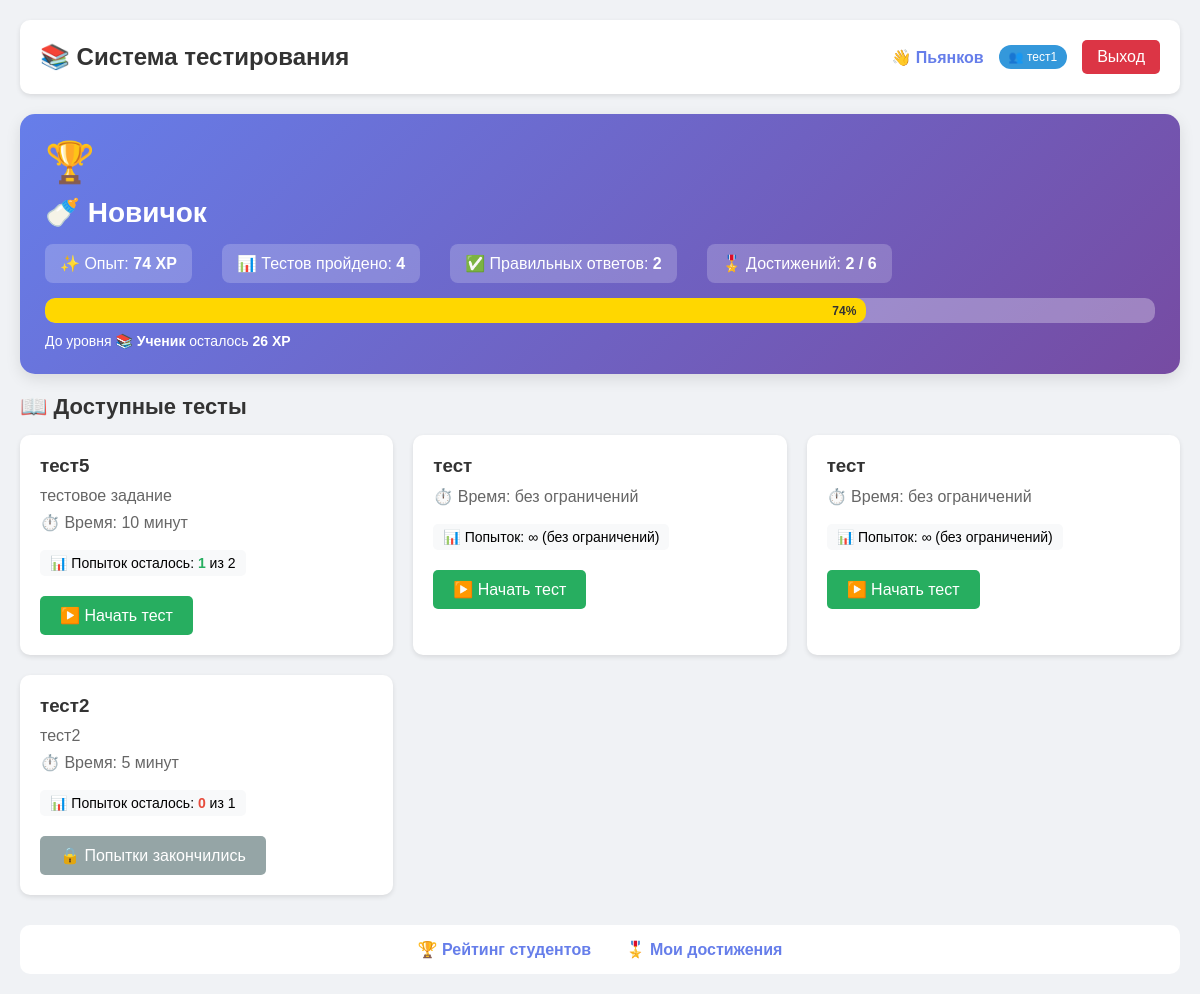
Page /testing_system/student/index.php (signed in) on the committed database.
### tables this page shows
CREATE TABLE `users` (
  `id` int(11) NOT NULL,
  `login` varchar(50) NOT NULL,
  `password_hash` varchar(255) NOT NULL,
  `full_name` varchar(100) NOT NULL,
  `role_id` int(11) DEFAULT '1',
  `current_xp` int(11) DEFAULT '0',
  `current_level_id` int(11) DEFAULT '1',
  `total_tests_passed` int(11) DEFAULT '0',
  `total_correct_answers` int(11) DEFAULT '0',
  `created_at` datetime DEFAULT CURRENT_TIMESTAMP,
  `group_id` int(11) DEFAULT NULL
);

CREATE TABLE `groups` (
  `id` int(11) NOT NULL,
  `name` varchar(100) NOT NULL,
  `description` text,
  `created_by` int(11) DEFAULT NULL,
  `created_at` datetime DEFAULT CURRENT_TIMESTAMP
);

CREATE TABLE `levels` (
  `id` int(11) NOT NULL,
  `level_number` int(11) NOT NULL,
  `level_name` varchar(50) NOT NULL,
  `min_xp` int(11) NOT NULL,
  `icon` varchar(100) DEFAULT NULL
);

CREATE TABLE `tests` (
  `id` int(11) NOT NULL,
  `title` varchar(200) NOT NULL,
  `description` text,
  `created_by` int(11) NOT NULL,
  `created_at` datetime DEFAULT CURRENT_TIMESTAMP,
  `time_limit` int(11) DEFAULT '0',
  `is_active` tinyint(1) DEFAULT '1',
  `max_attempts` int(11) DEFAULT '0',
  `group_id` int(11) DEFAULT NULL
);

### testing_system/includes/auth.php (called while the page is built, shortened)
<?php
function isLoggedIn() {
    return isset($_SESSION['user_id']);
}
function getCurrentUser($pdo) {
    $stmt = $pdo->prepare("SELECT * FROM users WHERE id = ?");
    $stmt->execute([$_SESSION['user_id']]);
    return $stmt->fetch();
}
?>

### testing_system/student/index.php (the view, shortened to what this page needs)
<?php
require_once '../config/database.php';
require_once '../includes/auth.php';
$user = getCurrentUser($pdo);
$stmt = $pdo->prepare("SELECT * FROM levels WHERE min_xp <= ? ORDER BY min_xp DESC LIMIT 1");
$stmt->execute([$user['current_xp']]);
$level = $stmt->fetch();
$stmt = $pdo->prepare("SELECT * FROM levels WHERE min_xp > ? ORDER BY min_xp LIMIT 1");
$stmt->execute([$user['current_xp']]);
$next_level = $stmt->fetch();
$student_group_id = $user['group_id'];
if ($student_group_id) {
    $stmt = $pdo->prepare("
        SELECT * FROM tests
        WHERE is_active = 1
        AND (group_id IS NULL OR group_id = ?)
        ORDER BY created_at DESC
    ");
    $stmt->execute([$student_group_id]);
}
$tests = $stmt->fetchAll();
function getAttemptsCount($pdo, $test_id, $student_id) {
    $stmt = $pdo->prepare("
        SELECT COUNT(*) as attempts_count
        FROM test_attempts
        WHERE test_id = ? AND student_id = ? AND status = 'completed'
    ");
    $stmt->execute([$test_id, $student_id]);
    return $stmt->fetch()['attempts_count'];
}
function canTakeTest($pdo, $test, $student_id) {
    if ($test['max_attempts'] == 0) {
        return true;
    }
    $attempts_done = getAttemptsCount($pdo, $test['id'], $student_id);
    return $attempts_done < $test['max_attempts'];
}
function getRemainingAttempts($pdo, $test, $student_id) {
    if ($test['max_attempts'] == 0) {
        return '∞';
    }
    $attempts_done = getAttemptsCount($pdo, $test['id'], $student_id);
    $remaining = $test['max_attempts'] - $attempts_done;
    return max(0, $remaining);
}
$stmt = $pdo->prepare("SELECT COUNT(*) as earned_count FROM user_achievements WHERE user_id = ?");
$stmt->execute([$_SESSION['user_id']]);
$earned_achievements = $stmt->fetch()['earned_count'];
$stmt = $pdo->query("SELECT COUNT(*) as total_count FROM achievements");
$total_achievements = $stmt->fetch()['total_count'];
?>
<!DOCTYPE html>
<html lang="ru">
<head>
</head>
<body>
    <div class="container">
        <div class="header">
            <h1>📚 Система тестирования</h1>
            <div class="user-info">
                <span class="user-name">👋 <?= htmlspecialchars($user['full_name']) ?></span>
                <?php if ($user['group_id']):
                    $stmt = $pdo->prepare("SELECT name FROM groups WHERE id = ?");
                    $stmt->execute([$user['group_id']]);
                    $group = $stmt->fetch();
                ?>
                    <span class="group-badge">👥 <?= htmlspecialchars($group['name']) ?></span>
                <?php endif; ?>
                <a href="/testing_system/logout.php" class="logout">Выход</a>
            </div>
        </div>
        <div class="level-card">
            <div class="level-icon">🏆</div>
            <h2><?= htmlspecialchars($level['level_name']) ?></h2>
            <div class="stats">
                <div class="stat">✨ Опыт: <strong><?= $user['current_xp'] ?> XP</strong></div>
                <div class="stat">📊 Тестов пройдено: <strong><?= $user['total_tests_passed'] ?></strong></div>
                <div class="stat">✅ Правильных ответов: <strong><?= $user['total_correct_answers'] ?></strong></div>
                <div class="stat">🎖️ Достижений: <strong><?= $earned_achievements ?> / <?= $total_achievements ?></strong></div>
            </div>
            <?php if ($next_level):
                $xp_needed = $next_level['min_xp'] - $user['current_xp'];
                $xp_current = $user['current_xp'] - $level['min_xp'];
                $xp_for_next = $next_level['min_xp'] - $level['min_xp'];
                $percent = ($xp_current / $xp_for_next) * 100;
            ?>
                <div class="progress-bar">
                    <div class="progress-fill" style="width: <?= $percent ?>%;">
                        <?= round($percent) ?>%
                    </div>
                </div>
                <p style="margin-top: 10px; font-size: 14px;">
                    До уровня <strong><?= $next_level['level_name'] ?></strong> осталось <strong><?= $xp_needed ?> XP</strong>
                </p>
            <?php endif; ?>
        </div>
        <h2 class="section-title">📖 Доступные тесты</h2>
        <?php if (empty($tests)): ?>
            <div style="text-align: center; padding: 40px; background: white; border-radius: 10px;">
                <p>📭 Нет доступных тестов</p>
                <p style="color: #666; margin-top: 10px;">Преподаватели ещё не добавили тесты для вашей группы</p>
            </div>
        <?php else: ?>
            <div class="test-grid">
                <?php foreach ($tests as $test):
                    $can_take = canTakeTest($pdo, $test, $_SESSION['user_id']);
                    $remaining = getRemainingAttempts($pdo, $test, $_SESSION['user_id']);
                ?>
                    <div class="test-card">
                        <h3><?= htmlspecialchars($test['title']) ?></h3>
                        <p><?= htmlspecialchars($test['description']) ?></p>
                        <?php if ($test['time_limit'] > 0): ?>
                            <p>⏱️ Время: <?= $test['time_limit'] ?> минут</p>
                        <?php else: ?>
                            <p>⏱️ Время: без ограничений</p>
                        <?php endif; ?>
                        <?php if ($test['max_attempts'] > 0): ?>
                            <div class="attempts-info">
                                📊 Попыток осталось:
                                <span class="<?= $remaining > 0 ? 'attempts-left' : 'attempts-zero' ?>">
                                    <?= $remaining ?>
                                </span>
                                из <?= $test['max_attempts'] ?>
                            </div>
                        <?php else: ?>
                            <div class="attempts-info">📊 Попыток: ∞ (без ограничений)</div>
                        <?php endif; ?>
                        <?php if ($can_take): ?>
                            <a href="take_test.php?id=<?= $test['id'] ?>" class="btn-start">▶️ Начать тест</a>
                        <?php else: ?>
                            <span class="btn-disabled">🔒 Попытки закончились</span>
                        <?php endif; ?>
                    </div>
                <?php endforeach; ?>
            </div>
        <?php endif; ?>
        <div class="nav-links">
            <a href="leaderboard.php">🏆 Рейтинг студентов</a>
            <a href="achievements.php">🎖️ Мои достижения</a>
        </div>
    </div>
</body>
</html>

### testing_system/student/index.php (style rules this page uses)
* { margin: 0; padding: 0; box-sizing: border-box; }
body { font-family: Arial, sans-serif; background: #f0f2f5; padding: 20px; }
.container { max-width: 1200px; margin: 0 auto; }
.header { background: white; padding: 20px; border-radius: 10px; margin-bottom: 20px; display: flex; justify-content: space-between; align-items: center; box-shadow: 0 2px 5px rgba(0,0,0,0.1); }
.header h1 { color: #333; font-size: 24px; }
.user-info { display: flex; align-items: center; gap: 15px; }
.user-name { font-weight: bold; color: #667eea; }
.group-badge { background: #3498db; color: white; padding: 5px 10px; border-radius: 20px; font-size: 12px; }
.logout { background: #dc3545; color: white; padding: 8px 15px; text-decoration: none; border-radius: 5px; }
.level-card { background: linear-gradient(135deg, #667eea 0%, #764ba2 100%); color: white; padding: 25px; border-radius: 15px; margin-bottom: 20px; box-shadow: 0 5px 15px rgba(0,0,0,0.1); }
.level-card h2 { margin-bottom: 10px; font-size: 28px; }
.level-icon { font-size: 40px; margin-bottom: 10px; }
.stats { display: flex; gap: 30px; margin-top: 15px; flex-wrap: wrap; }
.stat { background: rgba(255,255,255,0.2); padding: 10px 15px; border-radius: 8px; }
.progress-bar { background: rgba(255,255,255,0.3); border-radius: 10px; height: 25px; margin-top: 15px; overflow: hidden; }
.progress-fill { background: #ffd700; border-radius: 10px; height: 25px; width: 0%; transition: width 0.5s ease; display: flex; align-items: center; justify-content: flex-end; padding-right: 10px; color: #333; font-weight: bold; font-size: 12px; }
.section-title { font-size: 22px; margin: 20px 0 15px 0; color: #333; }
.test-grid { display: grid; grid-template-columns: repeat(auto-fill, minmax(350px, 1fr)); gap: 20px; margin-bottom: 30px; }
.test-card { background: white; padding: 20px; border-radius: 10px; box-shadow: 0 2px 5px rgba(0,0,0,0.1); transition: transform 0.2s; }
.test-card h3 { margin-bottom: 10px; color: #333; }
.test-card p { color: #666; margin-bottom: 8px; }
.attempts-info { background: #f8f9fa; padding: 5px 10px; border-radius: 5px; display: inline-block; margin: 10px 0; font-size: 14px; }
.attempts-left { color: #27ae60; font-weight: bold; }
.attempts-zero { color: #e74c3c; font-weight: bold; }
.btn-start { display: inline-block; background: #27ae60; color: white; padding: 10px 20px; text-decoration: none; border-radius: 5px; margin-top: 10px; }
.btn-disabled { display: inline-block; background: #95a5a6; color: white; padding: 10px 20px; border-radius: 5px; margin-top: 10px; cursor: not-allowed; }
.nav-links { background: white; padding: 15px; border-radius: 10px; text-align: center; margin-top: 20px; }
.nav-links a { color: #667eea; text-decoration: none; margin: 0 15px; font-weight: bold; }

### rows in the picture
users: full_name "Пьянков", current_xp "74", total_tests_passed "4", total_correct_answers "2"
groups: name "тест1"
levels: level_name "🍼 Новичок"
levels: level_name "📚 Ученик", min_xp.current_xp "26"
tests: title "тест5", description "тестовое задание", time_limit "10", remaining "1", max_attempts "2"
tests: title "тест", time_limit "⏱️ Время: без ограничений", max_attempts "📊 Попыток: ∞ (без ограничений)"
tests: title "тест", time_limit "⏱️ Время: без ограничений", max_attempts "📊 Попыток: ∞ (без ограничений)"
tests: title "тест2", description "тест2", time_limit "5", remaining "0", max_attempts "1", shows "🔒 Попытки закончились"

### other values in the picture
$earned_achievements "2"
$total_achievements "6"
